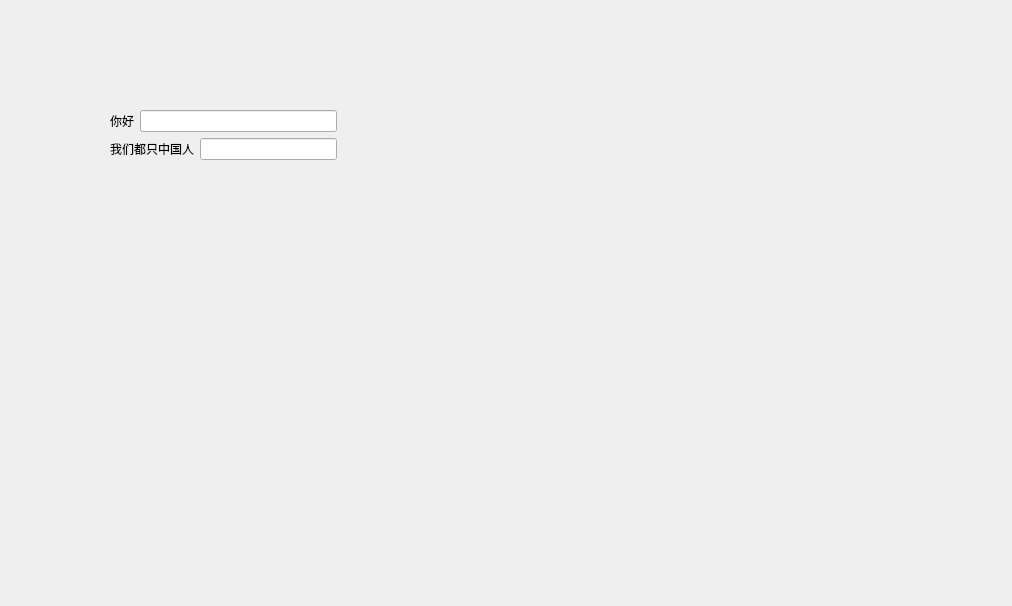
<?xml version="1.0" encoding="UTF-8"?>
<ui version="4.0">
 <class>Form</class>
 <widget class="QWidget" name="Form">
  <property name="geometry">
   <rect>
    <x>0</x>
    <y>0</y>
    <width>1012</width>
    <height>606</height>
   </rect>
  </property>
  <property name="windowTitle">
   <string>Form</string>
  </property>
  <widget class="QWidget" name="">
   <property name="geometry">
    <rect>
     <x>110</x>
     <y>110</y>
     <width>227</width>
     <height>52</height>
    </rect>
   </property>
   <layout class="QVBoxLayout" name="verticalLayout">
    <item>
     <layout class="QHBoxLayout" name="horizontalLayout">
      <item>
       <widget class="QLabel" name="label">
        <property name="text">
         <string>你好</string>
        </property>
       </widget>
      </item>
      <item>
       <widget class="QLineEdit" name="lineEdit"/>
      </item>
     </layout>
    </item>
    <item>
     <layout class="QHBoxLayout" name="horizontalLayout_2">
      <item>
       <widget class="QLabel" name="label_2">
        <property name="text">
         <string>我们都只中国人</string>
        </property>
       </widget>
      </item>
      <item>
       <widget class="QLineEdit" name="lineEdit_2"/>
      </item>
     </layout>
    </item>
   </layout>
  </widget>
 </widget>
 <resources/>
 <connections/>
</ui>
